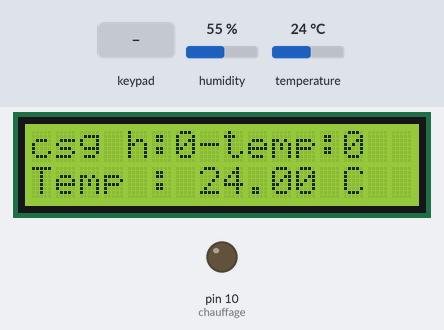
Simulated run of this sketch. Board: Arduino Uno, built with avr-gcc and run on an emulated ATmega328P. Shown: 16×2 character LCD, output pins drawn as LEDs (lit = HIGH). The inputs (shaded band) are chosen by the test bench; at power-on: humidity 55 %, temperature 24 °C. The local clock reads 2024-03-15 10:24:30 at power-on unless the sketch sets it; what the sketch prints to the serial monitor is not drawn.

Above: at 1.2 s.
1.3 s: key 'B' pressed
At 2.6 s:
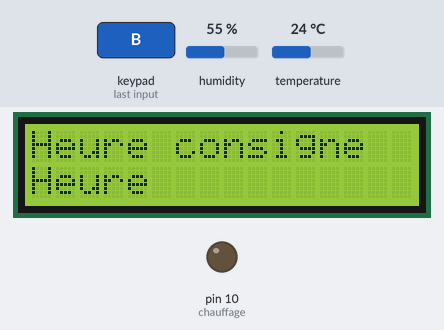
2.9 s: keypad keys 9 8 7 6 * pressed 0.4 s apart
At 5.0 s:
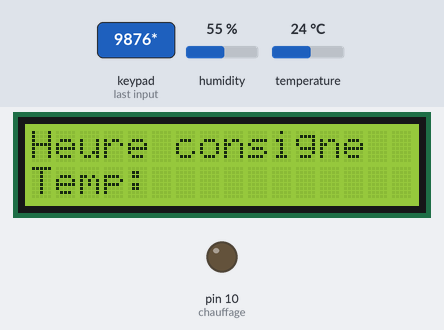
6.4 s: key '*' pressed
At 7.3 s:
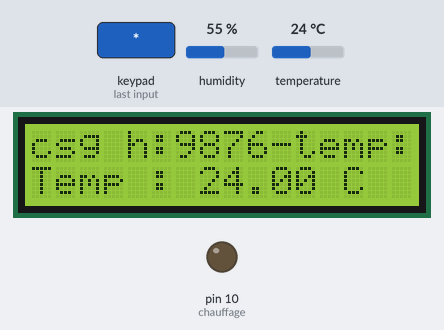
12.6 s: keypad keys 9 8 7 6 A pressed 0.4 s apart
At 15.5 s:
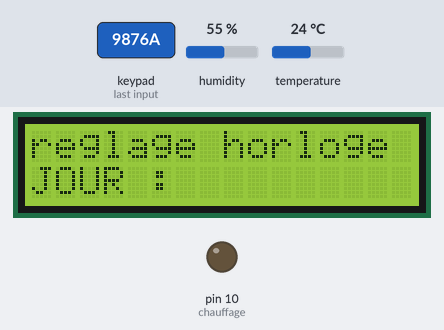
16.1 s: keypad keys 5 4 3 2 * pressed 0.4 s apart
At 18.8 s:
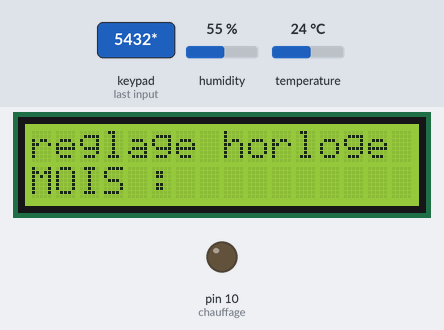
19.6 s: keypad keys 1 3 9 7 * pressed 0.4 s apart
At 22.6 s:
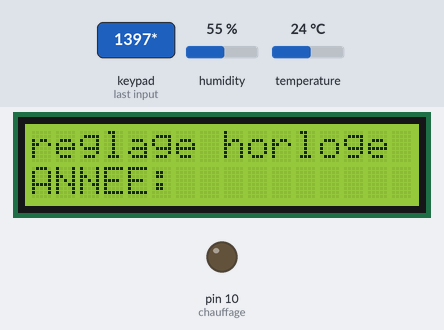
Timing chart, 0 to 24.1 s (numbered marks = the images above; inputs shaded):
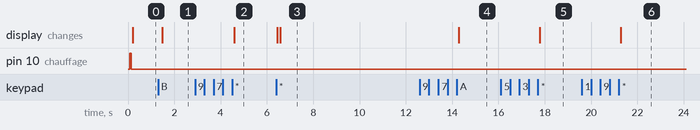

The sketch:

_initialisation.ino
```cpp
/*************************************************
 initialisation des composante
 ******************************************************/
#include <Keypad.h>
#include <DS3231.h>
#include <EEPROM.h>
#include <Wire.h>
#include <LiquidCrystal_I2C.h>
#include "DHT.h"
#include <avr/wdt.h>
//#include "Adafruit_Sensor.h"
#define DHTPIN 11
#define DHTTYPE DHT22   // DHT 11
LiquidCrystal_I2C lcd(0x3f, 2, 1, 0, 4, 5, 6, 7, 3, POSITIVE);
DHT dht(DHTPIN, DHTTYPE);
/*
RTClib RTC ;
DS3231 rtc ;
*/
DS3231 clock;
RTCDateTime dt;
//definition des variables globales
char key1 ;
char data ;
//definition des colonnes et lignes du clavier matricielle
const uint8_t lignes = 4 ;
const uint8_t colonnes = 4 ;

//pin ampoule
const int chauffage = 10 ;

//variable globale
int annee = 0 ;
int mois = 0 ;
int jour = 0 ;
int temperature = 0 ;
int heure = 0 ;
int minute = 0 ;
int seconde = 0 ;
int heure_consigne=0,Temp_consigne=0;
String k2 ;
int processus = 0 ;
// mapping du clavier
char boutton[lignes][colonnes] = {
                                {'1','2','3','A'},
                                {'4','5','6','B'},
                                {'7','8','9','C'},
                                {'*','0','#','D'}
                              };

//definition des pins du clavier
byte lignePins[lignes] = {9, 8, 7, 6};
byte colPins[colonnes] = {5, 4, 3, 2};

//instanciation de la classe keypad
Keypad keypad = Keypad( makeKeymap(boutton), lignePins, colPins, lignes, colonnes );

byte  compteur100ms = 10;

const int NBTACHE = 3;             // Nb de tâches à réserver

//****************************************************************************************************

//****************************************************************************************************

/******** déclaration des tâches ********/

void lireClavier() ;

/******** N° des tâches **************/

void initTimer2()
{
  noInterrupts(); // désactiver toutes les interruptions
  TCCR2A = 0;
  TCCR2B = 0;
  TCNT2 = 0;

  TCCR2A |= (1 << WGM21);   // CTC mode
  TCCR2B |= (1 << CS22);  // 64 prescaler
  //TCCR2B |= (1 << CS21);    // 8 prescaler

  OCR2A = 250; // 16MHz/64/1000Hz => Base de Temps = 1 ms
  //OCR2A = 25; // 16MHz/64/10000Hz => Base de Temps = 100 µs

  TIMSK2 |= (1 << OCIE2A); // Activer l'IT du mode comparaison

  interrupts(); // valiser les interruptions
}
```

A_Programme_Principale.ino
```cpp
void Initialisation_lcd() ;
void ClavierSetup() ;
void Initialisation_rtc();

void setup(){
  pinMode(chauffage , OUTPUT ) ;
  Serial.begin(9600) ;
  Wire.begin();
  Initialisation_dht() ;
  Initialisation_lcd() ;
  Initialisation_rtc();
  ClavierSetup();
  initTimer2();   // initialise TIMER2 comme Base de Temps

  digitalWrite(chauffage , HIGH ) ;
  /*DateTime now = RTC.now();
  for (int i = 0 ; i > 20 ; i ++ ) Serial.print(now.second()); */

}

void loop(){
    //=========== balayage des tâches ==============

   switch(processus){
     case 0 :
        verifTemp() ;
        break;
     case 1 :
        regulation() ;
        break;
     case 2 :
        lireClavier() ;
        break ;
     case 3 :
        reglage_horloge() ;
        break;
     case 4 :
        reglage_consigne();
     break;
     case 5:
        Commencer();
     break;
     default :
     break;
   }
}

/**********************************************************************
*                      BASE DE TEMPS 1 ms
**********************************************************************/

ISR(TIMER2_COMPA_vect)  // fonction appelée sur interruption du TIMER2
{

  if(compteur100ms == 0 ){
    //Serial.print(processus) ;
    compteur100ms = 100 ;
    if(processus != 3) {
      processus++ ;
      if(processus == NBTACHE ) processus = 0  ;
    }
  }else {
    compteur100ms-- ;
  }

}
```

B_init_materiel.ino
```cpp
void Initialisation_lcd(){
  lcd.begin(16,2);
  lcd.setCursor(0,0);
  lcd.write("DEMARRAGE");
 // lcd.setCursor(

}

void ClavierSetup(){
  //configuration du clavier matricielle
    unsigned int attente = 4;
    keypad.setHoldTime(attente);
    unsigned int anti_rebond = 4 ;  //4 ms
    keypad.setDebounceTime(anti_rebond);
}

void Initialisation_dht(){
  dht.begin();
}
void Initialisation_rtc(){
  clock.begin();
  // Initialize DS3231
  dt = clock.getDateTime();
  jour =dt.day;
  heure = dt.hour ;
  if(jour==0 && heure==0){
      Serial.println("Initialize DS3231");;

      // Set sketch compiling time
      clock.setDateTime(__DATE__, __TIME__);
      Serial.println("fin de l'intialisation DS3231");
  }
}
```

C_Fonctions.ino
```cpp
void regulation() {
  float t = dht.readTemperature();
  if (isnan(t)) {
    AffichageLCD("erreur DHT", 0 ,0 ) ;
  } else {
    if(t > 44){
      AffichageLCD( "Temp : " + String(t) + " C" , 1 , 0 ) ;
      digitalWrite(chauffage , HIGH) ;
    }else if(t < 42){
      AffichageLCD( "Temp : " + String(t) + " C" , 1 , 0 ) ;
      digitalWrite(chauffage , LOW );
    }
  }

}

void AffichageLCD(String texte , int ligne , int colonne) {
  lcd.setCursor(colonne , ligne ) ;
  lcd.print("                  ");
  lcd.setCursor(colonne , ligne ) ;
  lcd.print(texte);
}

void AffichageLCD_With_Clear(String texte , int ligne , int colonne) {
  lcd.clear();
  lcd.setCursor(colonne , ligne ) ;
  lcd.print("                   ");
  lcd.setCursor(colonne , ligne ) ;
  lcd.print(texte);
}

void Reset() {
  wdt_enable(WDTO_15MS);
  for (;;) {

  }
}

void verifTemp(){
//    DateTime now = RTC.now();
    //annee = now.year() ;
    //mois = now.month() ;
    dt = clock.getDateTime();
    int J = dt.day ;
    int H = dt.hour;
    int M = dt.minute ;
    AffichageLCD( "csg h:"+String(heure_consigne) + "-temp:" + String(Temp_consigne) , 0 ,0 ) ;

}

void lireClavier(){

    key1 == NO_KEY ;
    key1 = keypad.getKey();
    /*
    if(key1 != NO_KEY){
      AffichageLCD(String(key1), 0 ,0 ) ;
      Serial.println(key1) ;
      if(key1 == 'A' ){

      }
      else if(key1 == 'B')  ;
      else if(key1 == 'C') {
         processus = 3 ;
      }
      else if(key1 == 'D')  ;
    }
    */
     switch(key1) {
           case (NO_KEY) :
           break;
           case ('A') :
              processus = 3 ;
           break;
           case ('B') :
              processus = 4 ;
           break;
           case ('C') :
              processus = 5 ;
           break;
           default :

           break;
      }

}

void SetClock(int heure , int minute ){
/*   rtc.setClockMode(false) ;
   rtc.setHour(heure);
   rtc.setMinute(minute);
   rtc.setSecond(0) ;
   */
   clock.setDateTime(2014, 4, 13, heure, minute, 00);
}
void lecture_clavier(){
  int i=0,pos=65;
  char k3 ,key[5];
  String k;
  boolean sortie=true;
  key[0] = NO_KEY ;
  key[1] = NO_KEY ;
  key[2] = NO_KEY ;
  key[3] = NO_KEY ;
  key[i] = keypad.getKey();
  do{
     key[i] = keypad.getKey();
      switch(key[i]) {
           case (NO_KEY) :
              //Serial.println("no key");
           break;
           case ('*') :
              Serial.println("valider");
              sortie=false;
           break;
           case ('#') :
           if(i!=0){
              Serial.print("effacer");
              k=k.substring(0,k.length()-1 );
              i--;
              pos=pos-1;
           }
           break;
           default :
            if(i<4){
              Serial.println(key[i]);
             // k= key[i] - '0' ;
              k=k+ (key[i] - '0' ) ;
              i++;
              pos=pos+1;
            }
           break;
      }
      k2=k;
      AffichageLCD(k, 1 ,6 ) ;
 }while(sortie);
 Serial.print("sortie");
}
int lire2chiffres(){
        //lcd.setCursor(0,1);
          char key = NO_KEY ;
          char key2 = NO_KEY ;
          int k1 , k2 ;
         while(key == NO_KEY ) {
              key = keypad.getKey();
              if(key != NO_KEY ) lcd.print(key);
              k1 = key - '0' ;
         }
          while(key2 == NO_KEY ){
                    key2 = keypad.getKey();
                    if(key2 != NO_KEY ) lcd.print(key2);
                    k2 = key2 - '0' ;
         }
 return ( k1 * 10 + k2 ) ;
}

void reglage_horloge(){

  int heure = 0 , minute = 0 , seconde = 0 ,jour,mois,annee;
  lcd.clear() ;
  AffichageLCD("reglage horloge" ,0 ,0) ;
  AffichageLCD("JOUR :" , 1 ,0 ) ;
  lecture_clavier();
  jour=k2.toInt();
  lcd.clear() ;
  AffichageLCD("reglage horloge" ,0 ,0) ;
  AffichageLCD("MOIS :" , 1 ,0 ) ;
  lecture_clavier();
  mois=k2.toInt();
  lcd.clear() ;
   AffichageLCD("reglage horloge" ,0 ,0) ;
  AffichageLCD("ANNEE:" , 1 ,0 ) ;
  lecture_clavier();
  annee=k2.toInt();
  lcd.clear() ;
   AffichageLCD("reglage horloge" ,0 ,0) ;
  AffichageLCD("HEURE :" , 1 ,0 ) ;
  lecture_clavier();
  heure=k2.toInt();
  lcd.clear() ;
   AffichageLCD("reglage horloge" ,0 ,0) ;
  AffichageLCD("MIN:" , 1 ,0 ) ;
  lecture_clavier();
  minute=k2.toInt();;
  lcd.clear() ;
   clock.setDateTime(annee, mois, jour, heure, minute, 00);
  processus = 0 ;

}
void reglage_consigne(){
  Serial.println("reglage consigne") ;
  lcd.clear() ;
  AffichageLCD("Heure consigne" ,0 ,0) ;
  AffichageLCD("Heure :" , 1 ,0 ) ;
  lecture_clavier();
  heure_consigne=k2.toInt();
  lcd.clear() ;
  AffichageLCD("Heure consigne" ,0 ,0) ;
  AffichageLCD("Temp:" , 1 ,0 ) ;
  lecture_clavier();
  Temp_consigne=k2.toInt();
  lcd.clear() ;
  //SetClock( heure , minute  ) ;
  processus = 0 ;

}
void Commencer(){
  //DateTime now = RTC.now();
  //annee = now.year() ;
  //mois = now.month() ;
  dt = clock.getDateTime();
  jour =dt.day;
  heure = dt.hour ;
  minute =dt.minute ;
  mois=dt.month;
  annee=dt.year;
  AffichageLCD_With_Clear( String(jour) + "/" + String(mois) + "/" + String(annee)  , 0 ,0 ) ;
  AffichageLCD( String(heure) + ":" + String(minute) , 1 ,0 ) ;
  delay(3000);
  processus = 0 ;
}
```

Measured:
- after the input at 1.3 s, the display: changes after 0.19 s (image 1)
- after the input at 2.9 s, the display: changes after 1.7 s (image 2)
- after the input at 6.4 s, the display: first changes at once (image 3 shows a later state)
- after the input at 12.6 s, the display: changes after 1.7 s (image 4)
- after the input at 16.1 s, the display: changes after 1.7 s (image 5)
- after the input at 19.6 s, the display: changes after 1.7 s (image 6)
